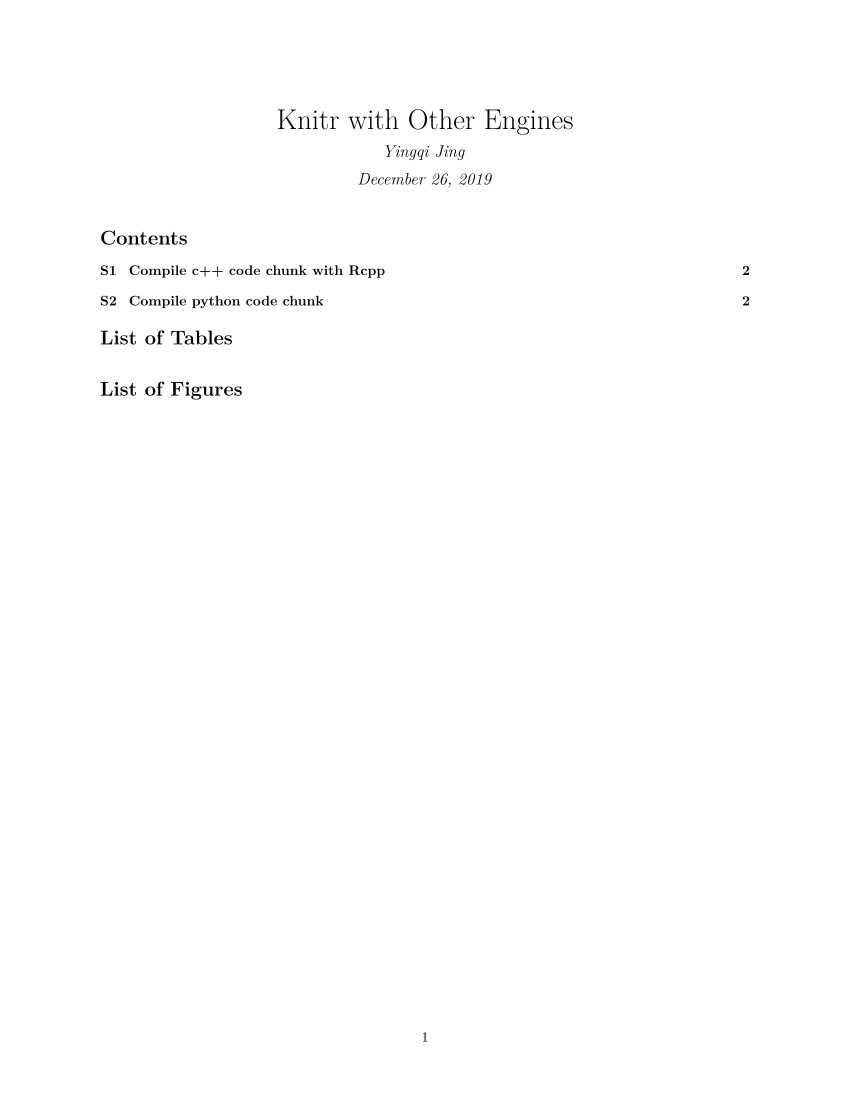

Write the R code that produced this figure.
#' ---
#' title: "Knitr with Other Engines"
#' author: "Yingqi Jing"
#' date: "`r format(Sys.time(), '%B %e, %Y')`"
#' header-includes:
#' - \usepackage{textcomp}
#' - \renewcommand{\thefigure}{S\arabic{figure}}
#' - \renewcommand{\thetable}{S\arabic{table}}
#' - \renewcommand{\thesection}{S\arabic{section}}
#' - \renewcommand{\thesubsection}{S\arabic{section}.\arabic{subsection}}
#' - \usepackage{tocloft}
#' - \settowidth{\cftsecnumwidth}{S10x}
#' output:
#'  pdf_document:
#'   fig_crop: true
#'   fig_caption: true
#'   latex_engine: xelatex
#'   toc: true
#'   toc_depth: 4
#'   number_section: true
#'   pandoc_args: ["--variable=lof","--variable=lot","--bibliography=/Users/jakejing/switchdrive/bib/references.bib", "--csl=/Users/jakejing/switchdrive/bib/unified-style-linguistics.csl"]
#' ---
#+ setup, include=F
library(knitr)
library(ggplot2)
library(Rcpp)
knit_hooks$set(crop = hook_pdfcrop, pars = function(before, options, envir) {if(before) {par(family=my.font)} else NULL}) # trick for keeping par across chunks; define my.font below!
opts_chunk$set(fig.path='figures/',
               dev = 'cairo_pdf', dev.args=list(bg='transparent'), # or quartz_pdf (for lattice)
               fig.height = 5,
               fig.width = 6,
               engine.path = list(python = '/usr/local/bin/python3'),
               python.reticulate = FALSE,
               message = F,
               warning = F,
               autodep=T,
               cache.comments=F,
               crop=T,
               comment=NA,
               pars=T
)

# graphics setup:
my.font = 'Helvetica'
# ggplot
theme_set(theme_bw(base_size = 24) +
            theme(text = element_text(family = my.font),
                  plot.background = element_rect(fill = "transparent", colour = NA)))

options(width=180)

#' \clearpage
#' 
#' Compile c++ code chunk with Rcpp
#' ====
#' 
#' We can put the Rcpp code in a markdown chunk, when we knitr the file. It will evaluate the Rcpp code, and can use this defined function. But we cannot run this piece of c++ code directly in the R console.
#' 
#' ```{Rcpp, eval = T, run = T, cache=T}
#' #include <Rcpp.h>
#' using namespace Rcpp;
#' // [[Rcpp::export]]
#' NumericVector timesTwo(NumericVector x) {
#'   return x * 2;
#' }
#' ```
#' 
timesTwo(10)

#' Compile python code chunk
#' ======
#' 
#' ```{python}
#' x = 'hello, python world!'
#' print(x.split(' '))
#' ```
